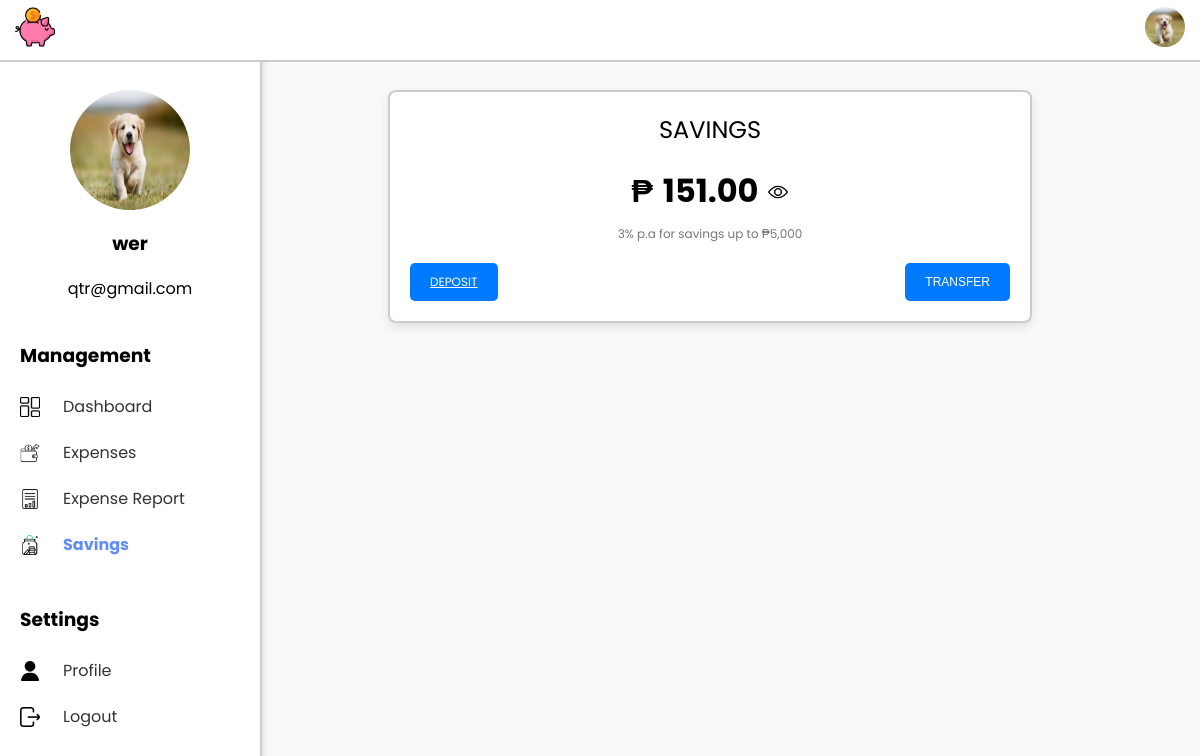
The app's page /ExpenseSystem/savings/ (signed in), older data.
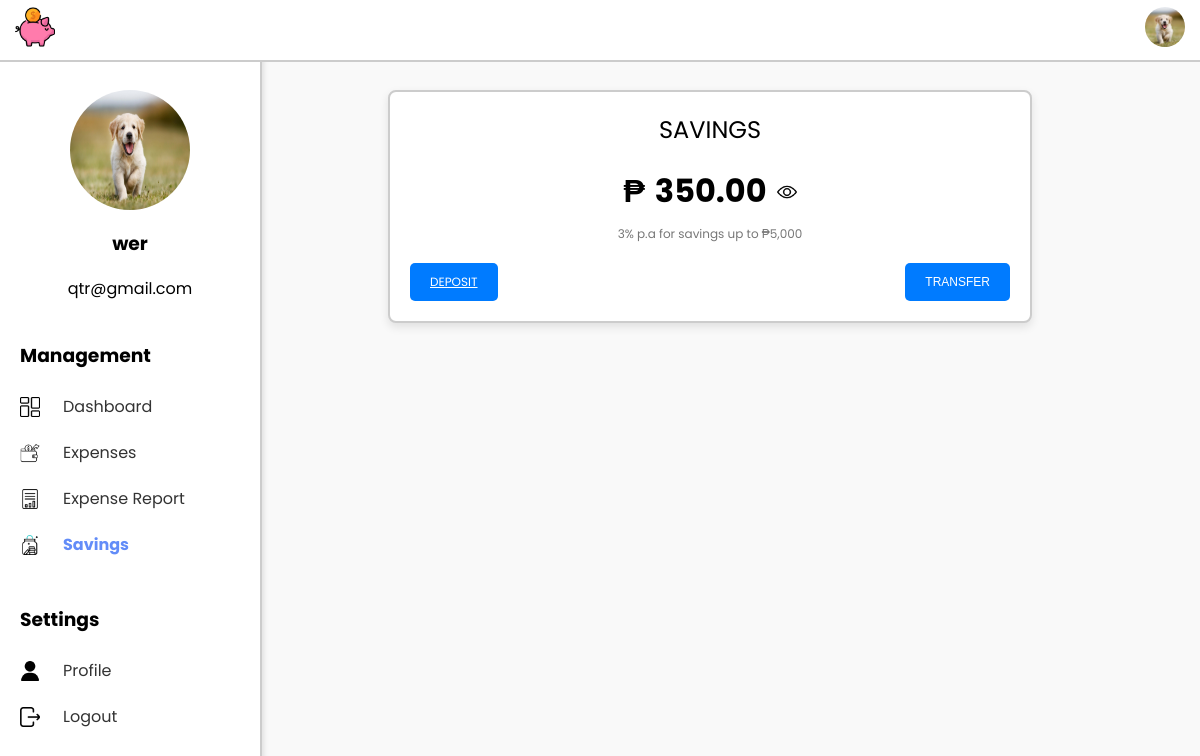
The same page, newer data.
### ExpenseSystem/models.py (models this page shows, shortened)
class Savings(models.Model):
    user = models.OneToOneField(User, on_delete=models.CASCADE)
    total_income = models.FloatField(default=0.00)
    total_expense = models.FloatField(default=0.00)
    current_savings = models.FloatField(default=0.00)

### ExpenseSystem/views.py (the view, shortened to what this page needs)
# urls.py: path('savings/', views.savings_dashboard, name='savings_dashboard'),
def savings_dashboard(request):
    savings, created = Savings.objects.get_or_create(
        user=request.user,
        defaults={
            'total_income': 0.0,
            'total_expense': 0.0,
            'current_savings': 0.0
        }
    )
    return render(request, 'savings.html', {'savings': savings})

### ExpenseSystem/templates/savings.html (shortened to what this page needs)
<!DOCTYPE html>
<html lang="en">
<head>
    {% load static %}
    <link rel="stylesheet" href="{% static 'savings.css' %}">
</head>
<body>
    {% include 'navbar.html' %}
    {% include 'sidebar.html' %}
    <div class="main-content">
        <div class="savings-container">
            <div class="savings-header">SAVINGS</div>
            <div class="savings-balance">
                <span>₱</span>
                <span id="balance">{{ savings.current_savings|floatformat:2 }}</span>
                <a href="#" onclick="toggleBalance()">
                    <img id="eye-icon" class="eye-icon" src="{% static 'openeye.png' %}">
                </a>
            </div>
            <div class="savings-info">3% p.a for savings up to ₱5,000</div>
            <div class="button-container">
                <a href="{% url 'deposit_savings' %}" class="button">Deposit</a>
                <button class="button">Transfer</button>
            </div>
        </div>
    </div>
</body>
</html>

Row changes from the older to the newer data that the page shows:
changed Savings: current_savings "151.00" → "350.00"
